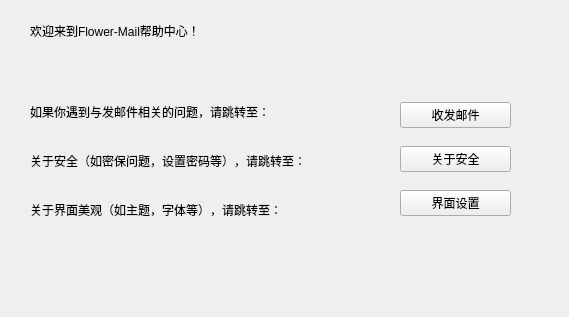
<?xml version="1.0" encoding="UTF-8"?>
<ui version="4.0">
 <class>HelpMainPage</class>
 <widget class="QWidget" name="HelpMainPage">
  <property name="geometry">
   <rect>
    <x>0</x>
    <y>0</y>
    <width>569</width>
    <height>317</height>
   </rect>
  </property>
  <property name="windowTitle">
   <string>Form</string>
  </property>
  <widget class="QLabel" name="label">
   <property name="geometry">
    <rect>
     <x>30</x>
     <y>10</y>
     <width>251</width>
     <height>41</height>
    </rect>
   </property>
   <property name="text">
    <string>欢迎来到Flower-Mail帮助中心！</string>
   </property>
  </widget>
  <widget class="QWidget" name="verticalLayoutWidget">
   <property name="geometry">
    <rect>
     <x>30</x>
     <y>90</y>
     <width>347</width>
     <height>141</height>
    </rect>
   </property>
   <layout class="QVBoxLayout" name="verticalLayout">
    <item>
     <widget class="QLabel" name="label_2">
      <property name="text">
       <string>如果你遇到与发邮件相关的问题，请跳转至：</string>
      </property>
     </widget>
    </item>
    <item>
     <widget class="QLabel" name="label_3">
      <property name="text">
       <string>关于安全（如密保问题，设置密码等），请跳转至：</string>
      </property>
     </widget>
    </item>
    <item>
     <widget class="QLabel" name="label_4">
      <property name="text">
       <string>关于界面美观（如主题，字体等），请跳转至：</string>
      </property>
     </widget>
    </item>
   </layout>
  </widget>
  <widget class="QWidget" name="verticalLayoutWidget_2">
   <property name="geometry">
    <rect>
     <x>400</x>
     <y>90</y>
     <width>111</width>
     <height>141</height>
    </rect>
   </property>
   <layout class="QVBoxLayout" name="verticalLayout_2">
    <item>
     <widget class="QPushButton" name="pushButton_2">
      <property name="text">
       <string>收发邮件</string>
      </property>
     </widget>
    </item>
    <item>
     <widget class="QPushButton" name="pushButton">
      <property name="text">
       <string>关于安全</string>
      </property>
     </widget>
    </item>
    <item>
     <widget class="QPushButton" name="pushButton_3">
      <property name="text">
       <string>界面设置</string>
      </property>
     </widget>
    </item>
   </layout>
  </widget>
 </widget>
 <resources/>
 <connections/>
</ui>
